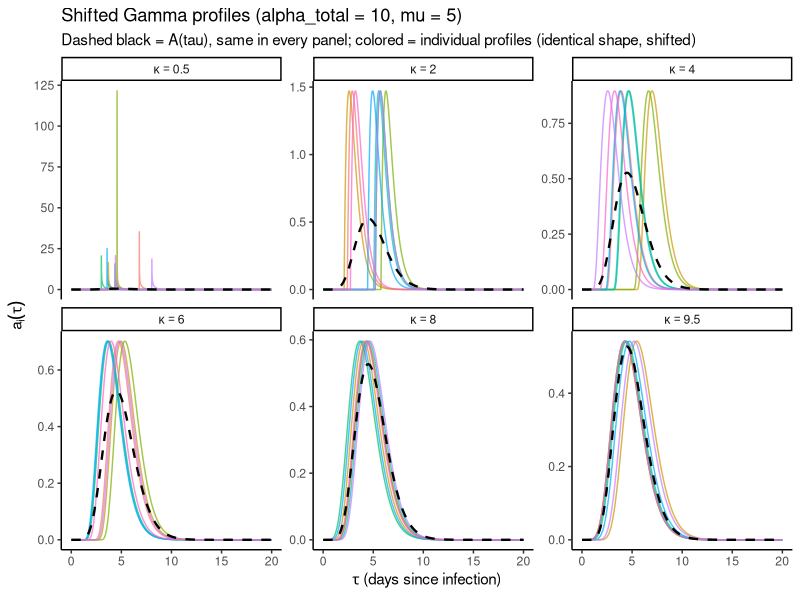
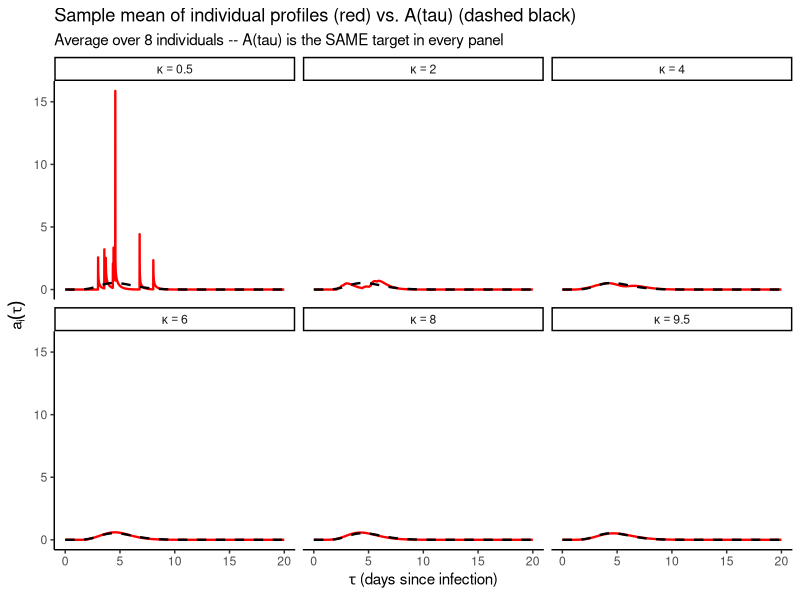
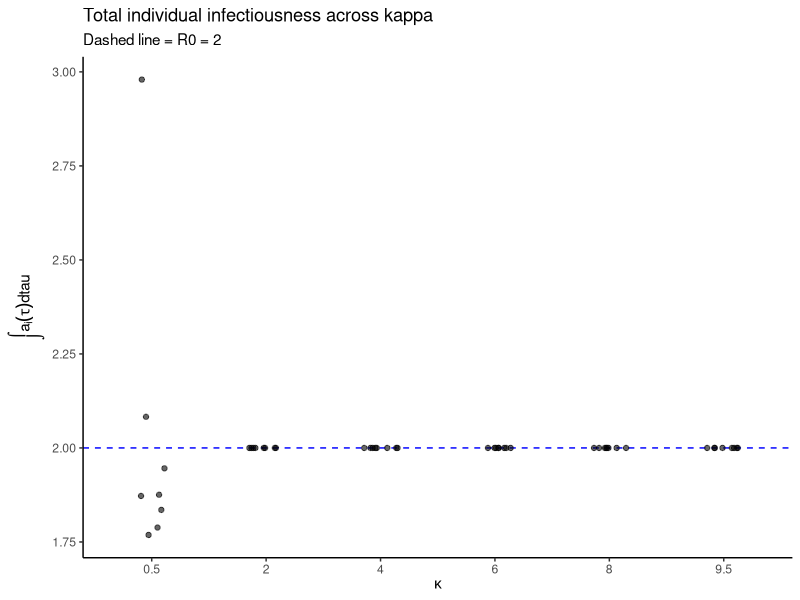

Write R code to recreate these figures, in order.
library(tidyverse)

# ==============================================================================
# Visualize the shifted Gamma individual infectiousness profile
#
# Construction (from make_profile_gamma in utils.R):
#   contact_time = s_i + epsilon_j
#   s_i     ~ Gamma(alpha_total - kappa, r)   individual onset shift
#   eps_j   ~ Gamma(kappa, r)                  jitter (same for all individuals)
#   r       = alpha_total / mu
#
# Since Gamma + Gamma = Gamma (same rate), the marginal distribution of
# contact times is Gamma(alpha_total, r), i.e. the population kernel is
# A(tau) = R0 * dgamma(tau; alpha_total, r), INVARIANT across kappa.
#
# Each individual profile is:
#   a_i(tau) = R0 * dgamma(tau - s_i; kappa, r)    for tau > s_i
#
# All profiles have the EXACT same shape, height, and width — just shifted.
#
# Limits:
#   kappa -> 0:            narrow spikes at random s_i (punctuated)
#   kappa -> alpha_total:  broad bumps ≈ A(tau)        (smooth)
# ==============================================================================

# Parameters
mu <- 5
R0 <- 2
alpha_total <- 10
r <- alpha_total / mu

cat(sprintf("Population kernel: Gamma(%g, %g), mean = %.1f, sd = %.2f\n",
            alpha_total, r, mu, mu / sqrt(alpha_total)))

# Numerical grid
tau_max <- 20
n_grid <- 2000
tau_grid <- seq(0, tau_max, length.out = n_grid)

# Population kernel (same for ALL kappa values)
Atau <- R0 * dgamma(tau_grid, shape = alpha_total, rate = r)

# ==============================================================================
# Generate profiles for a range of kappa values
# ==============================================================================

set.seed(42)
kappas <- c(0.5, 2, 4, 6, 8, 9.5)
n_individuals <- 8

# Build data frames
profile_df <- tibble()

for (kappa in kappas) {

	alpha_shift <- alpha_total - kappa

	# Draw onset shifts for this kappa
	s_stars <- rgamma(n_individuals, shape = alpha_shift, rate = r)

	for (j in seq_along(s_stars)) {
		# Individual profile: Gamma(kappa, r) density shifted by s_i
		ai <- R0 * dgamma(tau_grid - s_stars[j], shape = kappa, rate = r)
		ai[tau_grid < s_stars[j]] <- 0  # zero before onset

		profile_df <- bind_rows(profile_df, tibble(
			tau = tau_grid,
			ai = ai,
			kappa = kappa,
			individual = j,
			s_star = s_stars[j]
		))
	}
}

profile_df <- profile_df %>%
	mutate(kappa_label = factor(
		sprintf("kappa == %s", kappa),
		levels = sprintf("kappa == %s", sort(unique(kappa)))
	))

# ==============================================================================
# Plot 1: Individual profiles across kappa values
# ==============================================================================

Atau_ref <- expand_grid(
	tau = tau_grid,
	kappa_label = levels(profile_df$kappa_label)
) %>% mutate(Atau = R0 * dgamma(tau, shape = alpha_total, rate = r))

fig_profiles <- profile_df %>%
	ggplot(aes(x = tau)) +
		geom_line(aes(y = ai, group = individual, col = factor(individual)),
		          alpha = 0.7) +
		geom_line(aes(x = tau, y = Atau), col = "black", linewidth = 0.8,
		          linetype = "dashed", inherit.aes = FALSE, data = Atau_ref) +
		facet_wrap(~kappa_label, scales = "free_y",
		           labeller = label_parsed) +
		theme_classic() +
		labs(x = expression(tau ~ "(days since infection)"),
		     y = expression(a[i](tau)),
		     title = sprintf("Shifted Gamma profiles (alpha_total = %g, mu = %g)", alpha_total, mu),
		     subtitle = "Dashed black = A(tau), same in every panel; colored = individual profiles (identical shape, shifted)") +
		theme(legend.position = "none")

ggsave("figures/fig_profiles_gamma.pdf", fig_profiles, width = 14, height = 8)
cat("Saved figures/fig_profiles_gamma.pdf\n")

# ==============================================================================
# Plot 2: Population average vs. A(tau)
# ==============================================================================

pop_avg_df <- profile_df %>%
	group_by(kappa, kappa_label, tau) %>%
	summarise(mean_ai = mean(ai), .groups = "drop")

fig_pop_avg <- pop_avg_df %>%
	ggplot(aes(x = tau)) +
		geom_line(aes(y = mean_ai), col = "red", linewidth = 0.8) +
		geom_line(aes(y = R0 * dgamma(tau, shape = alpha_total, rate = r)),
		          col = "black", linewidth = 0.8, linetype = "dashed") +
		facet_wrap(~kappa_label, labeller = label_parsed) +
		theme_classic() +
		labs(x = expression(tau ~ "(days since infection)"),
		     y = expression(a[i](tau)),
		     title = "Sample mean of individual profiles (red) vs. A(tau) (dashed black)",
		     subtitle = sprintf("Average over %d individuals -- A(tau) is the SAME target in every panel", n_individuals))

ggsave("figures/fig_pop_avg_gamma.pdf", fig_pop_avg, width = 14, height = 8)
cat("Saved figures/fig_pop_avg_gamma.pdf\n")

# ==============================================================================
# Plot 3: Individual total infectiousness (integral of a_i)
# ==============================================================================

dtau <- tau_grid[2] - tau_grid[1]
integral_df <- profile_df %>%
	group_by(kappa, individual, s_star) %>%
	summarise(integral = sum(ai) * dtau, .groups = "drop")

fig_integrals <- integral_df %>%
	ggplot(aes(x = factor(kappa), y = integral)) +
		geom_hline(yintercept = R0, linetype = "dashed", col = "blue") +
		geom_jitter(width = 0.15, alpha = 0.6) +
		theme_classic() +
		labs(x = expression(kappa),
		     y = expression(integral(a[i](tau) * dtau)),
		     title = "Total individual infectiousness across kappa",
		     subtitle = sprintf("Dashed line = R0 = %g", R0))

ggsave("figures/fig_integrals_gamma.pdf", fig_integrals, width = 8, height = 5)
cat("Saved figures/fig_integrals_gamma.pdf\n")

# Print summary
cat(sprintf("\n=== Total infectiousness per individual (should be R0 = %g) ===\n\n", R0))
integral_df %>%
	group_by(kappa) %>%
	summarise(mean = mean(integral), sd = sd(integral),
	          min = min(integral), max = max(integral), .groups = "drop") %>%
	print()
